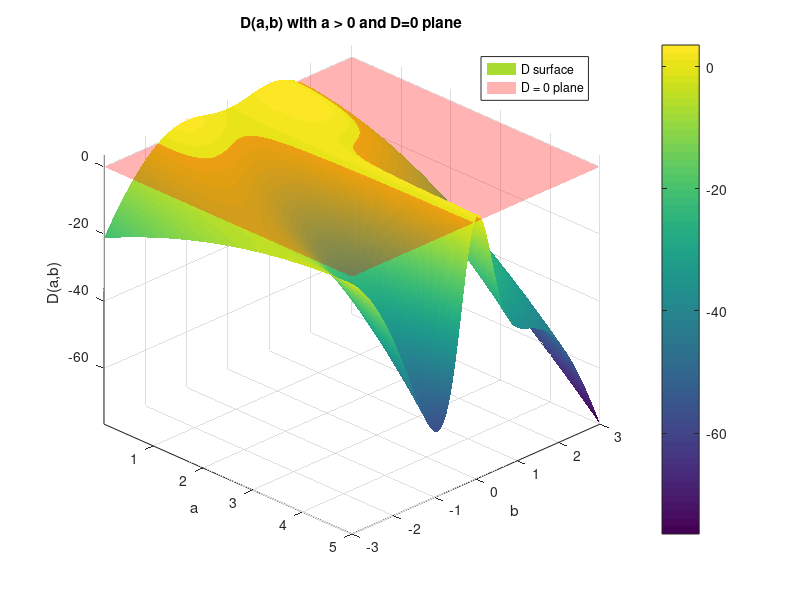

Reproduce this figure in MATLAB.
%% Prvi zadatak b radna tacka 3
% Ranges (a > 0)
a = linspace(0.01, 5, 200);   % strictly positive a
b = linspace(-3, 3, 200);

% Grid
[A, B] = meshgrid(a, b);

% D(a,b)
numerator   =  B.^6 + B.^5.*A - 2*B.^4 - 2*B.^3.*A + 2*B.^2.*A.^2 - B.^2 - A.*B;
denominator = (B.^2 + 1).^2;
D = 1 - 4 * numerator ./ denominator;

% Plot surface
figure;
surf(A, B, D);
xlabel('a'); ylabel('b'); zlabel('D(a,b)');
title('D(a,b) with a > 0 and D=0 plane');
shading interp; colorbar; hold on;

% Add D = 0 plane
Z0 = zeros(size(A));
surf(A, B, Z0, 'FaceAlpha', 0.3, 'EdgeColor', 'none', 'FaceColor', 'red');

legend('D surface','D = 0 plane', 'Location', 'best');
view(45, 30); grid on; axis tight;
